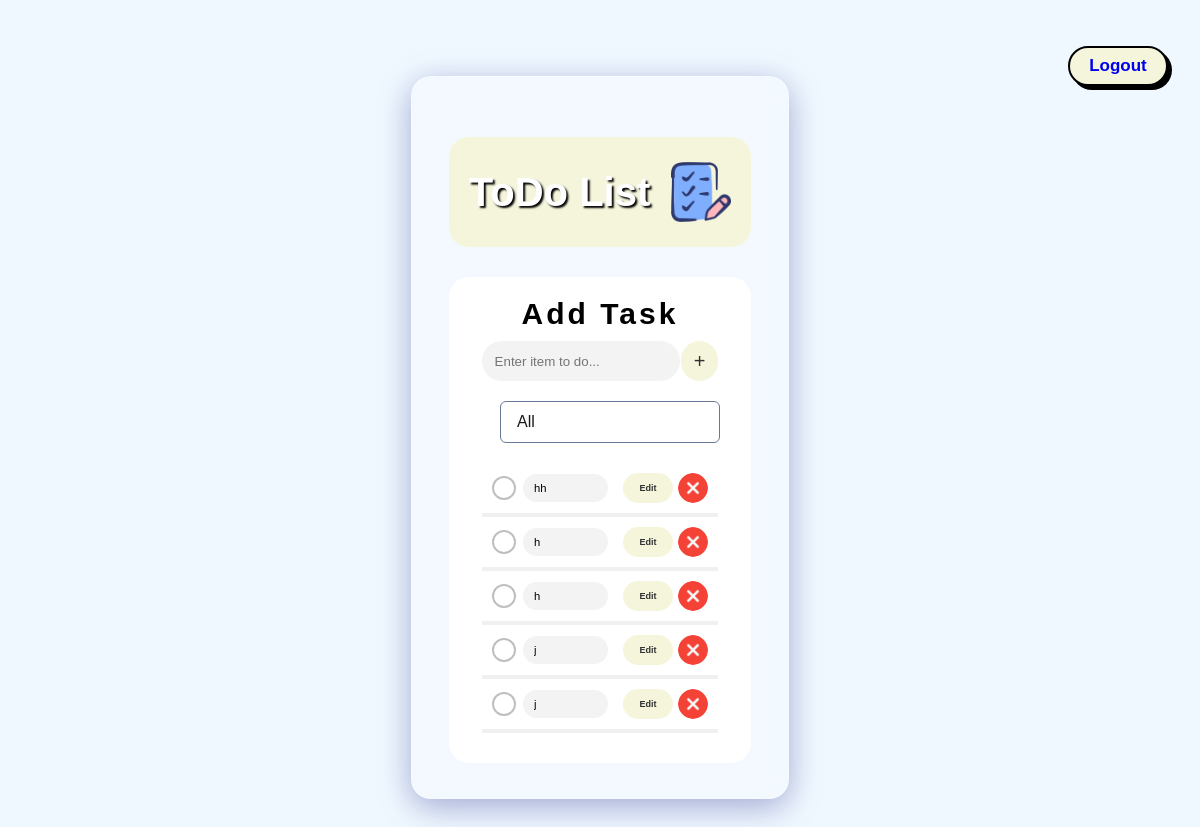
The app's page /todolist/ (signed in) with its own data.
### task/models.py (models this page shows, shortened)
class Task(models.Model):
    user = models.ForeignKey(User, on_delete=models.CASCADE)
    title = models.CharField(max_length=200)
    description = models.TextField()
    completed = models.BooleanField(default=False)

### task/views.py (the view)
# urls.py: path('todolist/', views.todolist, name='todolist'),
@login_required
def todolist(request):
    tasks = Task.objects.filter(user=request.user)
    context = {'tasks': tasks}
    return render(request, 'task/todolist.html', context)

### task/templates/task/todolist.html (shortened to what this page needs)
{% load static %}
<!doctype html>
<html lang="en">
    <head>
        <link href="{% static 'css/todolist.css' %}" rel="stylesheet" type="text/css">
    </head>
    <body>
        {% if request.user.is_authenticated %}
            <div class="button-log">
                <a href="{% url 'logout' %}">Logout</a>
            </div>
        {% endif %}
        <div class="container">
            <div class="box">
                <header class="header-container">
                    <div class="header">
                        <h1 class="header-title">ToDo List</h1>
                        <img class="header-logo" src="{% static 'images/icon_todo2.png' %}" alt="icon">
                    </div>
                </header>
                <main>
                    <div class="card">
                        <div class="card-body">
                            <h2 class="title-addtask">Add Task</h2>
                            <div class="input-wrapper">
                                <input type="text" class="form-control input" id="inputField" placeholder="Enter item to do...">
                                <button type="button" class="button button-primary" id="addToDo">+</button>
                            </div>
                        <div class="filters">
                            <select id="filter-task" class="option-filter-task" name="club-services">
                                <option value="all" selected>All</option>
                            </select>
                        </div>
                        <div class="to-dos" id="toDoContainer">
                            {% if request.user.is_authenticated%}
                                {% for task in tasks %}
                                    <div class="item">
                                        <div class="content">
                                            <div class="checkbox-wrapper-12">
                                                <div class="cbx">
                                                    <input type="checkbox" id="cbx-12" name="completed" disabled="true" {% if task.completed %}checked{% endif %}>
                                                    <label for="cbx-12"></label>
                                                    <svg fill="none" viewBox="0 0 15 14" height="14" width="15">
                                                        <path d="M2 8.36364L6.23077 12L13 2"></path>
                                                    </svg>
                                                </div>
                                            </div>
                                            <input class="text" type="text" readonly="readonly" value="{{ task.title }}">
                                        </div>
                                        <div class="actions">
                                            <a href="{% url 'update_task' task.id %}" class="edit button button-success">Edit</a>
                                            <a href="{% url 'delete_task' task.id %}" class="delete button button-danger fa fa-trash" style="background: url({% static 'images/eliminar.png' %}) 0% 0% / cover no-repeat;"></a>
                                        </div>
                                    </div>
                                {% endfor %}
                            {% endif %}
                        </div>
                    </div>
                </main>
            </div>
        </div>
    </body>
</html>

### records on screen
Task: title "hh"
Task: title "h"
Task: title "h"
Task: title "j"
Task: title "j"
